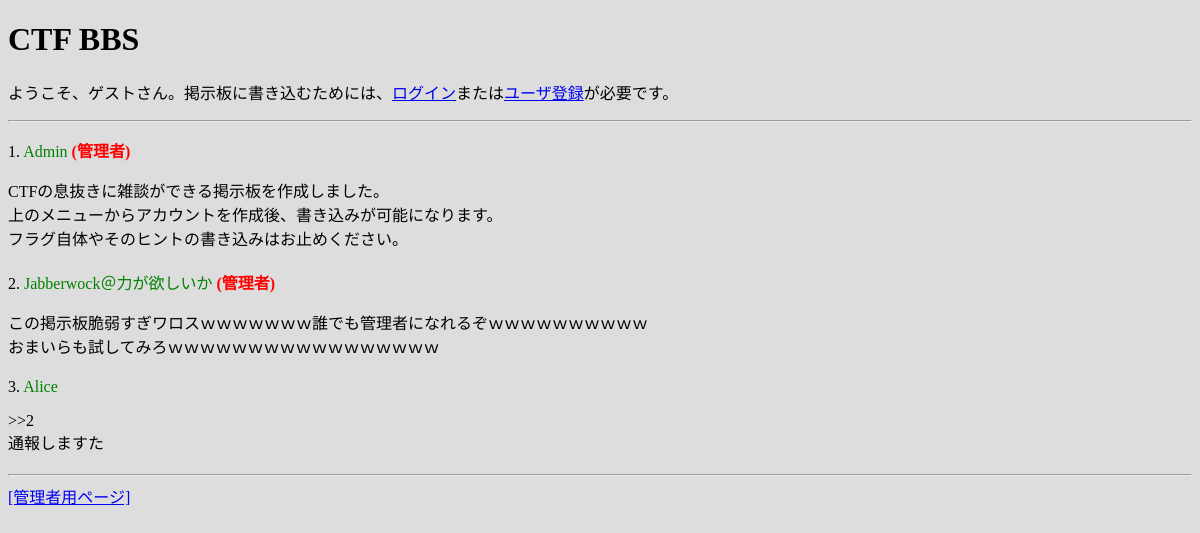
Page /priv_escalation/top.php on the committed database.
### tables this page shows
CREATE TABLE posts(
    id INTEGER AUTO_INCREMENT PRIMARY KEY,
    author_id INTEGER,
    author_name VARCHAR(64) NOT NULL,
    body TEXT,
    FOREIGN KEY (author_id) REFERENCES accounts(id)
);

### html/priv_escalation/functions.inc.php (the view, shortened to what this page needs)
<?php
function h($str) {
    $escaped_str = htmlspecialchars($str, ENT_QUOTES);
    return preg_replace('/[\r\n]+/', '<br />', $escaped_str);
}
function build_author_html($name, $account_type) {
    $author_html = '<span class="author_name">'.h($name).'</span>';
    if($account_type === 'A') {
        $author_html .= '<span class="admin_mark">&nbsp;(管理者)</span>';
    }
    return $author_html;
}
function get_posts($login_id) {
    $posts = array();
    try {
        $pdo = new PDO(
            'mysql:host=db;dbname='.DB_NAME,
            DB_USER,
            DB_PASSWORD,
            array(
                PDO::ATTR_PERSISTENT => true,
                PDO::ATTR_DEFAULT_FETCH_MODE => PDO::FETCH_ASSOC
            )
        );
        $sql = 'SELECT author_name, account_type, body FROM posts INNER JOIN accounts ON posts.author_id = accounts.id WHERE accounts.is_default = 1 OR accounts.id = :login_id';
        $statement = $pdo->prepare($sql);
        $statement->bindValue(':login_id', $login_id, PDO::PARAM_INT);
        $statement->execute();
        $posts = $statement->fetchAll();
    } catch(PDOException $e) {
        error_log($e->getMessage());
    }
    return $posts;
}
function get_post_html($post_no, $post) {
    $author = build_author_html($post['author_name'], $post['account_type']);
    $body = h($post['body']);
    $post_html = sprintf(
        '<div class="post"><p>%d. %s</p><p>%s</p></div>',
        $post_no,
        $author,
        $body
    );
    return $post_html;
}
?>

### html/priv_escalation/posts.inc.php (shortened to what this page needs)
<?php
require_once(dirname(__FILE__).'/functions.inc.php');
$login_id = isset($_SESSION['login_id']) ? $_SESSION['login_id'] : 0;
$posts = get_posts($login_id);
foreach($posts as $i => $post) {
    echo get_post_html($i+1, $post);
}
?>

### html/priv_escalation/style.css (style rules this page uses)
body { background-color: #ddd; }
div.post { margin-bottom: 20px; }
span.author_name { color: green; }
span.admin_mark { color: red; font-weight: bold; }

### rows in the picture
posts: post_no "1", author_name "Admin CTFの息抜きに雑談ができる掲示板を作成しました。 上のメニューからアカウントを作成後、書き込みが可能になります。 フラグ自体やそのヒントの書き込みはお止めください。", shows "(管理者)"
posts: post_no "2", author_name "Jabberwock＠力が欲しいか この掲示板脆弱すぎワロスｗｗｗｗｗｗｗ誰でも管理者になれるぞｗｗｗｗｗｗｗｗｗｗ おまいらも試してみろｗｗｗｗｗｗｗｗｗｗｗｗｗｗｗｗｗ", shows "(管理者)"
posts: post_no "3", author_name "Alice >>2 通報しますた"
